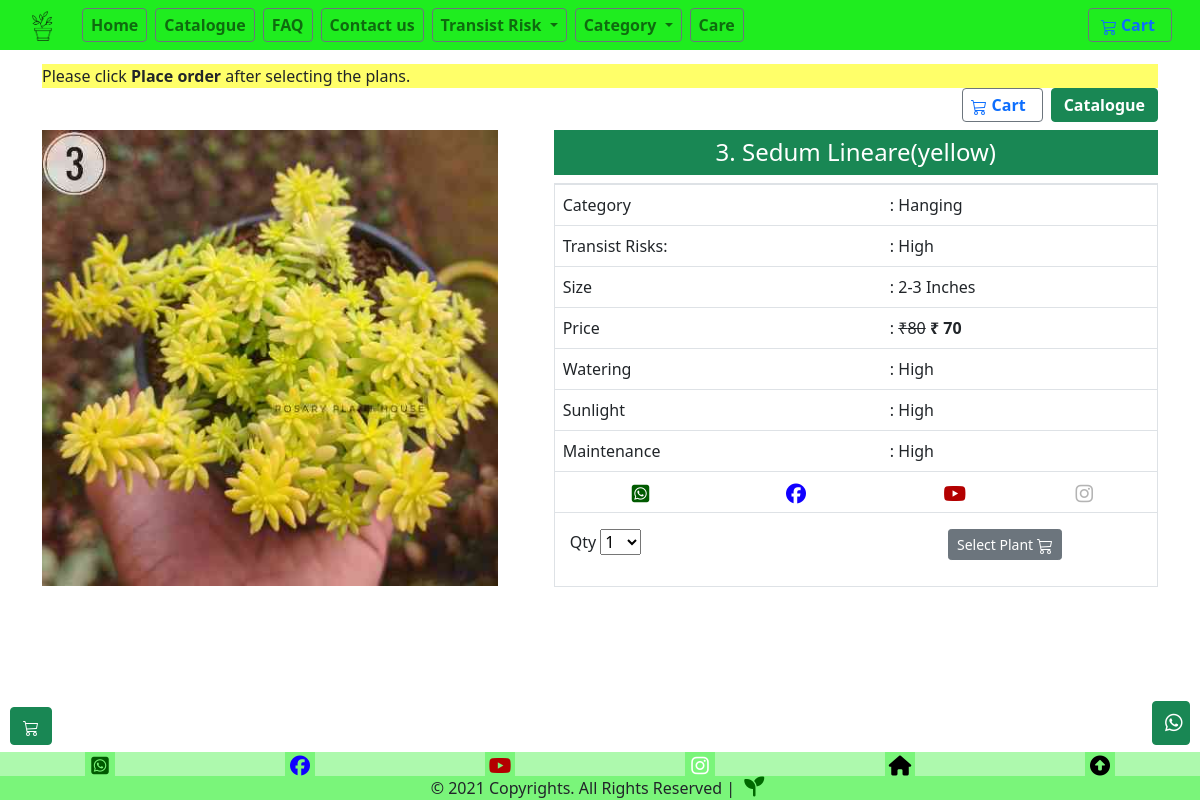
/sedum-lineare-yellow, run on an earlier commit of the app's database.
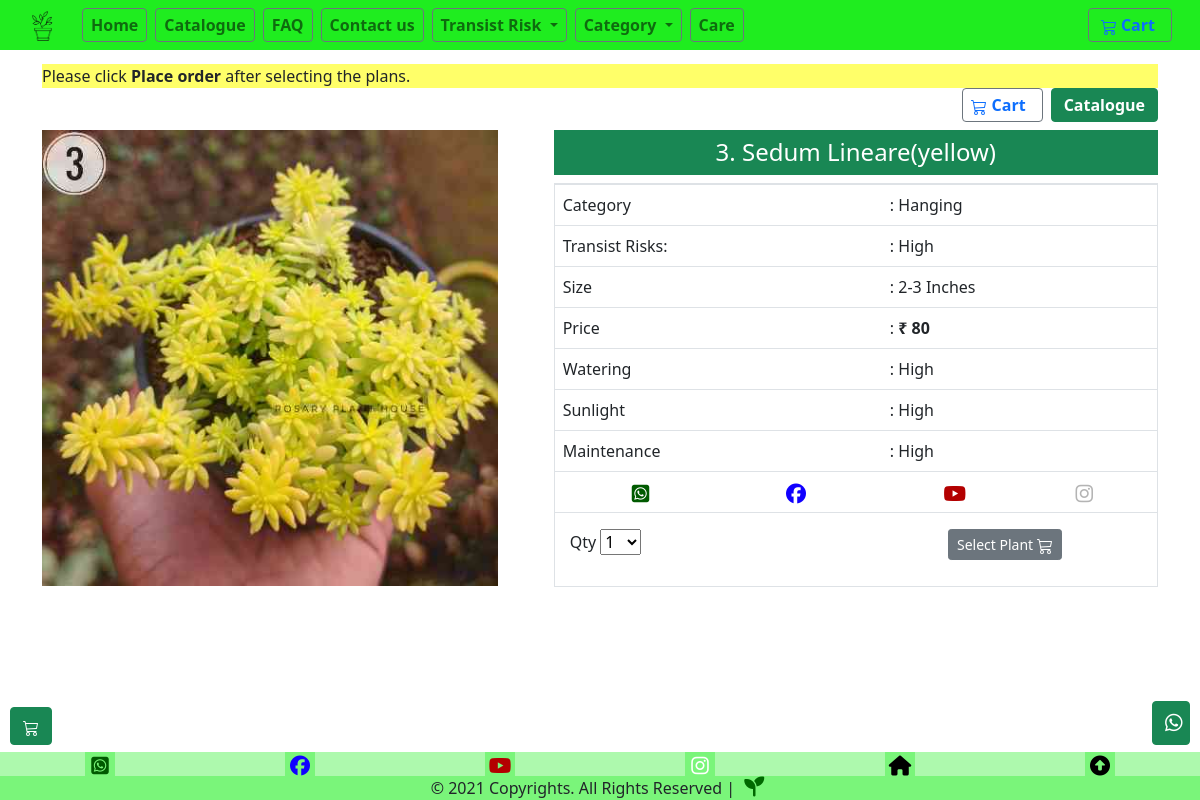
And on a later commit of the database.
### store/models.py (models this page shows, shortened)
class Product(models.Model):
    pid=models.IntegerField(null=False)
    category = models.ForeignKey(Category, related_name='product', on_delete=models.CASCADE,default=7)
    risk = models.ForeignKey(Risk, related_name='product', on_delete=models.CASCADE,default=1)
    created_by = models.ForeignKey(User, on_delete=models.CASCADE, related_name='product_creator',default=1)
    title = models.CharField(max_length=255)
    Nickname=models.CharField(max_length=255)
    author = models.CharField(max_length=255, default='admin')
    description = models.TextField(blank=True)
    image = models.ImageField(upload_to='images/', default='images/default.png')
    slug = models.SlugField(max_length=255)
    size=models.CharField(max_length=255, default="2-3")
    price = models.IntegerField(default=0)
    disprice = models.IntegerField(default=0)
    orgprice = models.IntegerField(default=0)
    in_stock = models.BooleanField(default=True)
    indoor = models.BooleanField(default=False)
    mother = models.BooleanField(default=False)
    is_active = models.BooleanField(default=True)
    created = models.DateTimeField(auto_now_add=True)
    updated = models.DateTimeField(auto_now=True)
    objects = models.Manager()
    sun = models.ForeignKey(Sun, related_name='product', on_delete=models.CASCADE,default=1)
    Watering = models.ForeignKey(Watering, related_name='product', on_delete=models.CASCADE,default=1)
    products = ProductManager()
    maintenance = models.ForeignKey(maintenance, related_name='product', on_delete=models.CASCADE,default=1)
    tag = models.CharField(max_length=20, choices=TAG_CHOICES, default='None')
    class Meta:
        verbose_name_plural = 'Products'
        ordering = ('-created',)

class Category(models.Model):
    name = models.CharField(max_length=255, db_index=True)
    slug = models.SlugField(max_length=255, unique=True)
    class Meta:
        verbose_name_plural = 'categories'
    def __str__(self):
        return self.name

class Risk(models.Model):
    name = models.CharField(max_length=255, db_index=True)
    slug = models.SlugField(max_length=255, unique=True)
    class Meta:
        verbose_name_plural = 'risks'
    def __str__(self):
        return self.name

class Watering(models.Model):
    name = models.CharField(max_length=255, db_index=True)
    slug = models.SlugField(max_length=255, unique=True)
    class Meta:
        verbose_name_plural = 'waterings'
    def __str__(self):
        return self.name

class Sun(models.Model):
    name = models.CharField(max_length=255, db_index=True)
    slug = models.SlugField(max_length=255, unique=True)
    class Meta:
        verbose_name_plural = 'suns'
    def __str__(self):
        return self.name

class maintenance(models.Model):
    name = models.CharField(max_length=255, db_index=True)
    slug = models.SlugField(max_length=255, unique=True)
    class Meta:
        verbose_name_plural = 'maintenances'
    def __str__(self):
        return self.name

### store/views.py (the view)
# urls.py: path('<slug:slug>', views.product_detail, name='product_detail'),
def product_detail(request, slug):
    product = get_object_or_404(Product, slug=slug, in_stock=True)
    return render(request, 'store/products/single.html', {'product': product})

### basket/basket.py (called while the page is built)
    def __len__(self):
        return sum(item['qty'] for item in self.basket.values())

    def get_total_price(self):
        return sum(Decimal(item['price']) * item['qty'] for item in self.basket.values())

### basket/context_processors.py (called while the page is built)
def basket(request):
    return {'basket': Basket(request)}

### store/context_processors.py (called while the page is built)
def categories(request):
    Product.objects.update(price=F('orgprice')-F('disprice'))
    return {
        'categories': Category.objects.all()
    }

### templates/store/products/single.html (shortened to what this page needs)
{% extends "store/base.html" %}
{% load static %}
{% block content %}
{% load mathfilters %}
<div class="container mt-3">
    <main class="pt-5">
        <marquee behavior="scroll" direction="left" style="background-color: rgba(255, 255, 0, 0.589);">Please click<strong> Place order</strong> after selecting the plans.</marquee>
        <div class="d-flex justify-content-end mb-2">
            <a type="button" role="button" href="/"
            class="nav-link btn btn-outline-secondary py-1 pl-2 ml-1 mr-2">
            <strong>Cart</strong>
        </a>
            <a type="button" class="btn btn-success py-1" href="/#catalogue"><strong>Catalogue</strong></a>
        </div>
        <div class="row g-3">
            <div class="col-md-5 col-lg-5 order-md-first">
                <img class="img-fluid mx-auto d-block w-100" width="200px" alt="Responsive image" src="{{ product.image.url }}">
            </div>
            <div class="col-md-7 col-lg-7 ps-md-3 ps-lg-5">
                <div class="card-text text-center py-2  px-0 m-0 h4 bg-success text-white">
                    {{product.pid}}. {{ product.title }}
                </div>
                <div class="border mt-2 pb-0">
                        <div class="row ">
                            <div class="col-12 pb-0">
                                <table class="table table-hover">
                                    <tbody>
                                    <tr>
                                        <td>Category</td>
                                        <td>: {{ product.category }}</td>
                                    </tr>
                                    <tr>
                                        <td>Transist Risks:</td>
                                        <td>: {{product.risk}}</td>
                                    </tr>
                                    <tr>
                                        <td>Size</td>
                                        <td>: {{product.size}} Inches</td>
                                    </tr>
                                    <tr>
                                        <td>Price</td>
                                        <td>:                      {% if product.orgprice != product.price %}
                                          <strike>&#8377;{{product.orgprice}}</strike>
                                          {% endif %}
                                          <b> &#8377; {{ product.price }}</b>
                                        </td>
                                    </tr>
                                    <tr>
                                        <td>Watering</td>
                                        <td>: {{product.Watering}}</td>
                                    </tr>
                                    <tr>
                                        <td>Sunlight</td>
                                        <td>: {{product.sun}}</td>
                                    </tr>
                                    <tr>
                                      <td>Maintenance</td>
                                      <td>: {{product.maintenance}}</td>
                                    </tr>
                                    <tr>
                                        <td>
                                          <div class="d-flex justify-content-around pt-0" style="color: black;">
                                          <a href="https://wa.me/message/Z73MZA6IMYFWO1" target="_blank" class="fab fa-whatsapp-square pt-1"></a>
                                          <a href="https://facebook.com/rosaryplanthouse" target="_blank" class="fab fa-facebook pt-1"></a>
                                        </div>
                                        </td>
                                        <td>
                                          <div class="d-flex justify-content-around pt-0" style="color: black;">
                                          <a href="https://youtube.com/channel/UCUYHYgkyhoVXy5_h8a5ly6w" target="_blank" class="fab fa-youtube pt-1"></a>
                                          <a href="https://instagram.com/rosary_plant_house?igshid=ksp4zz9pj5lu" target="_blank" class="fab fa-instagram pt-1" style="color: rgba(0, 0, 0, 0.295);"></a>
                                        </div>
                                        </td>
                                      </tr>
                                    </tbody>
                                  </table>
                            </div>
                        </div>
                    <div class="col">
                        <div class="row mb-4">
                            <div class="col-6">
                                <label for="select">Qty</label>
                                <select id="select">
                                    <option value="1">1</option>
                                </select>
                            </div>
                            <div class="col-6 text-end">
                            <div >
                                <div class="d-flex justify-content-center">
                                <button
                                  type="button"
                                  id="add-button"
                                  value="{{product.id}}"
                                  class="btn btn-secondary btn-sm"
                                  data-bs-toggle="modal"
                                  data-bs-target="#exampleModal{{product.id}}"
                                >
                                  Select Plant
                                </button>
                                </div>
                              </div>
                        </div>
                        </div>
                    </div>
                </div>
            </div>
        </div>
        <br>
        <br>
        <br>
        <br>
        <br>
    </main>
</div>
{% endblock %}

### templates/store/base.html (shortened to what this page needs)
{% load static %}
{% load mathfilters %}
<!DOCTYPE html>
<html>
<head>
    <link rel="stylesheet" href="https://stackpath.bootstrapcdn.com/bootstrap/4.3.1/css/bootstrap.min.css">
    <link rel="stylesheet" href="https://cdnjs.cloudflare.com/ajax/libs/font-awesome/4.7.0/css/font-awesome.min.css">
    <link href="https://cdn.jsdelivr.net/npm/bootstrap@5.0.1/dist/css/bootstrap.min.css" rel="stylesheet">
 </head>
<body>
  {% block header %}
    <header>
        <nav class="navbar fixed-top navbar-expand-md navbar-light pb-0 pt-0" style="background-color: rgba(0, 235, 0, 0.877)">
            <div class="container-fluid pd-0 my-1">
                <a class="navbar-brand" href="/">
                    <img src="/media/images/logo(only).png" alt="" width="30" height="30">
                  </a>
                <div class="collapse navbar-collapse" id="navbarCollapse">
                    <ul class="navbar-nav me-auto mb-2 mb-md-0">
                        <li class="nav-item pl-2 my-1">
                            <a type="button" class="nav-link btn btn-outline-secondary py-1" href="/index"><strong>Home</strong></a>
                        </li>
                        <li class="nav-item pl-2 my-1">
                          <form action="/#catalogue" method="post">
                            <a type="button" class="nav-link btn btn-outline-secondary py-1" href="/#catalogue" ><strong>Catalogue</strong></a>
                            </form>
                        </li>
                        <li class="nav-item pl-2 my-1">
                          <a type="button" class="nav-link btn btn-outline-secondary py-1" href="/faq/"><strong>FAQ</strong></a>
                      </li>
                        <li class="nav-item pl-2 my-1">
                          <a type="button" class="nav-link btn btn-outline-secondary py-1" href="/contact/"><strong>Contact us</strong></a>
                      </li>
                        <li class="nav-item dropdown pl-2 my-1">
                            <a class="nav-link dropdown-toggle btn btn-outline-secondary py-1" href="#" id="navbarDropdown" role="button"
                                data-bs-toggle="dropdown" aria-expanded="false">
                                <strong>Transist Risk</strong>
                            </a>
                        </li>
                        <li class="nav-item dropdown pl-2 my-1">
                            <a class="nav-link dropdown-toggle btn btn-outline-secondary py-1" href="#" id="navbarDropdown" role="button"
                                data-bs-toggle="dropdown" aria-expanded="false">
                                <strong>Category</strong>
                            </a>
                        </li>
                        <li class="nav-item pl-2 my-1">
                          <a type="button" class="nav-link btn btn-outline-secondary py-1" target="_blank" href="https://rosaryplanthouse.wixsite.com/shibin/blog"><strong>Care</strong></a>
                      </li>
                    </ul>
                    <a type="button" role="button" href="/"
                        class="nav-link btn btn-outline-secondary py-1 pl-2 ml-1">
<strong>
                    </strong>
                        <strong>Cart</strong>
                    </a>
                </div>
            </div>
        </nav>
    </header>
    {% endblock %}
    <div id="content">{% block content %} {% endblock %}</div>
{% block footer %}
<a class="btn btn-success" href="/" role="button" style="position: fixed; bottom: 55px; left: 10px; " >
</a>
<a class="btn btn-success fab fa-whatsapp pr-4" href="https://api.whatsapp.com/send?phone=%2B917904050237&text=*Hello, i have chosen the following plants from your site*
%0a
*Total Plants={{basket|length}}*%0a
*Total Price={{basket.get_total_price}}*%2Bdelivery%0a%0a
*Plant Id and qty*%0a
{% for item in basket %}{% with product=item.product %}{{product.pid}}-{{item.qty}},{% endwith %}{% endfor %}%0a
" target="_blank" role="button" style="position: fixed; bottom: 55px; right: 10px; " >
</a>
<div class="fixed-bottom">
<footer class="text-center text-white" style="background-color: rgba(0, 235, 0, 0.322)">
    <div class="d-flex justify-content-around pt-0 pb-0" style="color: black;">
      <a href="https://wa.me/message/Z73MZA6IMYFWO1" target="_blank" class="fab fa-whatsapp-square pt-1" style="background-color: rgba(0, 235, 0, 0.295);"></a>
        <a href="https://facebook.com/rosaryplanthouse" target="_blank" class="fab fa-facebook pt-1" style="background-color: rgba(0, 235, 0, 0.295);"></a>
        <a href="https://youtube.com/channel/UCUYHYgkyhoVXy5_h8a5ly6w" target="_blank" class="fab fa-youtube pt-1" style="background-color: rgba(0, 235, 0, 0.295);"></a>
        <a href="https://instagram.com/rosary_plant_house?igshid=ksp4zz9pj5lu" target="_blank" class="fab fa-instagram pt-1" style="background-color: rgba(0, 235, 0, 0.295);"></a>
        <a href="/index" class="fas fa-home pt-1" style="background-color: rgba(0, 235, 0, 0.295);"></a>
        <a href="#" class="fas fa-arrow-alt-circle-up pt-1" style="background-color: rgba(0, 235, 0, 0.295);"></a>
    </div>
    <div class="text-center text-dark pt-0 pb-0" style="background-color: rgba(0, 235, 0, 0.295);">
        © 2021 Copyrights. All Rights Reserved |
        <i class="fas fa-seedling" style="color: rgb(0, 104, 0);"></i>
    </div>
  </footer>
  </div>
  {% endblock %}
</body>
</html>

### templates/store/base.html (style rules this page uses)
.fab { font-size: 20px; width: 30px; text-align: center; text-decoration: none; }
.fas { font-size: 20px; width: 30px; text-align: center; text-decoration: none; }
.fa-facebook { color: rgb(17, 0, 255); }
.fa-whatsapp-square { color: rgb(0, 90, 0); }
.fa-youtube { color: rgb(179, 0, 0); }
.fa-instagram { color: white; }
.fa-home { color: rgb(0, 0, 0); }
.fa-arrow-alt-circle-up { color: rgb(0, 0, 0); }

What changed in the data, as far as the page shows it:
changed Product "Sedum Lineare(yellow)": price "70" → "80"; orgprice "80" → (not shown)
